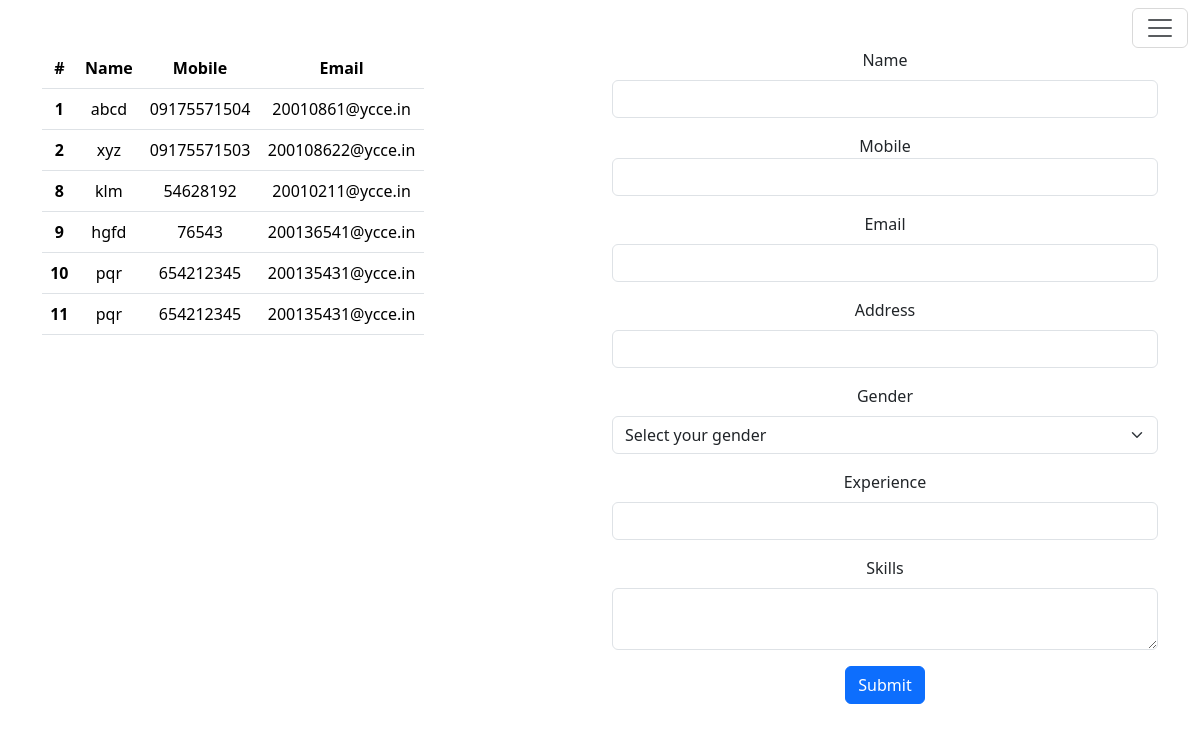
/sadmin/astaff, run on the app's committed database.
### staff/models.py (models this page shows)
class Staff(models.Model):
    name = models.CharField(max_length=50)
    mobile= models.CharField(max_length=50)
    email = models.CharField(max_length=50)
    address= models.TextField()
    gender= models.CharField(max_length=50) # choice field
    experience= models.IntegerField()
    skills = models.TextField() # choice field
    picture = models.ImageField(upload_to=None, height_field=None, width_field=None, max_length=None,blank=True)

### sadmin/views.py (the view, shortened to what this page needs)
# urls.py: path('astaff',astaff,name='astaff'),
def astaff(request):
    s= Staff.objects.all() # sequential data-type
    return render(request, 'sadmin/astaff.html',{'staff' : s})

### template/sadmin/astaff.html (shortened to what this page needs)
{% extends "sadmin/base.html" %}
{% block page %}
<div class="container text-center mt-5">
    <div class="row ">
      <div class="col">
            <table class="table" style="width: 70%;">
                <thead>
                <tr>
                    <th scope="col">#</th>
                    <th scope="col">Name</th>
                    <th scope="col">Mobile</th>
                    <th scope="col">Email</th>
                </tr>
                </thead>
                <tbody>
                {% for i in staff %}
                    <tr>
                        <th scope="row">{{i.id}}</th>
                        <td scope="col">{{i.name}}</td>
                        <td scope="col">{{i.mobile}}</td>
                        <td scope="col">{{i.email}}</td>
                    </tr>
                {% endfor %}
                </tbody>
          </table>
      </div>
      <div class="col">
        <form method='POST'>
            <div class="mb-3">
                <label for="name" class="form-label">Name</label>
                <input type="text" class="form-control" id="name" name='name' aria-describedby="emailHelp">
            </div>
            <div class="mb-3 ">
                <label class="Mobile" for="form-label">Mobile</label>
                <input type="text" class="form-control" id="Mobile" name='mobile' aria-describedby="emailHelp">
            </div>
            <div class="mb-3">
                <label for="Email1" class="form-label">Email</label>
                <input type="text" class="form-control" id="Email" name='email' aria-describedby="emailHelp">
            </div>
            <div class="mb-3">
                <label for="Address" class="form-label">Address</label>
                <input type="text" class="form-control" id="Address" name='address' aria-describedby="emailHelp">
            </div>
            <div class="mb-3">
                <label for="genderSelect" class="form-label">Gender</label>
                <select class="form-select" id="genderSelect" name='gender' >
                    <option selected disabled>Select your gender</option>
                </select>
            </div>
            <div class="mb-3">
                <label for="Experience" class="form-label">Experience</label>
                <input type="text" class="form-control" id="Experience" name='experience' aria-describedby="emailHelp">
            </div>
            <div class="mb-3">
                <label for="skills" class="form-label">Skills</label>
                <textarea type="text" class="form-control" id="skills" name='skills'></textarea>
            </div>
            <button type="submit" class="btn btn-primary">Submit</button>
        </form>
        </div>
    </div>
</div>
{% endblock page %}

### data on the page
Staff: id "1", name "abcd", mobile "09175571504", email "20010861@ycce.in"
Staff: id "2", name "xyz", mobile "09175571503", email "200108622@ycce.in"
Staff: id "8", name "klm", mobile "54628192", email "20010211@ycce.in"
Staff: id "9", name "hgfd", mobile "76543", email "200136541@ycce.in"
Staff: id "10", name "pqr", mobile "654212345", email "200135431@ycce.in"
Staff: id "11", name "pqr", mobile "654212345", email "200135431@ycce.in"
